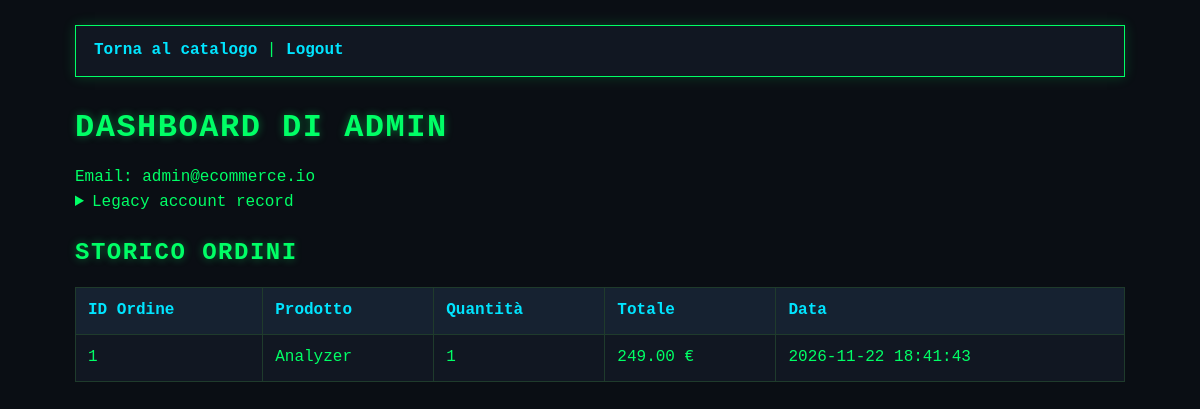
Screenshot of /web/src/dashboard.php (signed in) with the database file from the repository.
### tables this page shows
CREATE TABLE IF NOT EXISTS users (
    id INT AUTO_INCREMENT PRIMARY KEY,
    username VARCHAR(50) NOT NULL UNIQUE,
    email VARCHAR(100) NOT NULL UNIQUE,
    password_hash VARCHAR(64) NOT NULL,
    role VARCHAR(20) DEFAULT 'user',
    created_at TIMESTAMP DEFAULT CURRENT_TIMESTAMP
);

create table orders (
  id INT AUTO_INCREMENT PRIMARY KEY,
  user_id INT NOT NULL,
  product_id INT NOT NULL,
  quantity INT NOT NULL DEFAULT 1,
  total_price DECIMAL(10,2) NOT NULL,
  created_at TIMESTAMP DEFAULT CURRENT_TIMESTAMP
);

create table products (
  id INT AUTO_INCREMENT PRIMARY KEY,
  name VARCHAR(120) NOT NULL,
  description TEXT NOT NULL,
  price DECIMAL(10,2) NOT NULL,
  image VARCHAR(255) DEFAULT NULL
);

### web/src/dashboard.php (the view, shortened to what this page needs)
<?php
    $target_user = null;
    $orders = [];
    $target_user_id = isset($_GET['user_id']) ? (int)$_GET['user_id'] : (int)$_SESSION['user_id'];
    try {
        $prep_cli = $pdo->prepare("SELECT username, email, password_hash, role FROM users WHERE id = ?");
        $prep_cli->execute([$target_user_id]);
        $target_user = $prep_cli->fetch(PDO::FETCH_ASSOC);
        $prep_ord = $pdo->prepare("SELECT o.id, o.quantity, o.total_price, o.created_at, p.name AS product_name FROM orders o JOIN products p ON o.product_id = p.id
        WHERE o.user_id = ?
        ORDER BY o.created_at DESC");
        $prep_ord->execute([$target_user_id]);
        $orders = $prep_ord->fetchAll(PDO::FETCH_ASSOC);
    }
    catch (PDOException $e) {
        $error = "Errore Dati caricamento.";
    }
?>
<!DOCTYPE html>
<html lang="en">
<head>
    <link rel="stylesheet" href="../assets/style.css">
</head>
<body>
    <nav>
    <a href="index.php">Torna al catalogo</a> |
    <a href="logout.php">Logout</a>
</nav>
    <?php if ($target_user): ?>
    <h1>Dashboard di <?= htmlspecialchars($target_user['username'], ENT_QUOTES, 'UTF-8') ?></h1>
    <p>Email: <?= htmlspecialchars($target_user['email'], ENT_QUOTES, 'UTF-8') ?></p>
    <?php if ($target_user): ?>
    <details>
        <summary>Legacy account record</summary>
    </details>
    <?php endif; ?>
<?php else: ?>
    <p>Utente non trovato.</p>
<?php endif; ?>
    <h2>Storico Ordini</h2>
<?php if (empty($orders)): ?>
    <p>Nessun ordine trovato per questo utente.</p>
<?php else: ?>
    <table border="1" cellpadding="8">
        <thead>
            <tr>
                <th>ID Ordine</th>
                <th>Prodotto</th>
                <th>Quantità</th>
                <th>Totale</th>
                <th>Data</th>
            </tr>
        </thead>
        <tbody>
            <?php foreach ($orders as $order): ?>
                <tr>
                    <td><?= (int)$order['id'] ?></td>
                    <td><?= htmlspecialchars($order['product_name'], ENT_QUOTES, 'UTF-8') ?></td>
                    <td><?= (int)$order['quantity'] ?></td>
                    <td><?= number_format((float)$order['total_price'], 2) ?> €</td>
                    <td><?= htmlspecialchars($order['created_at'], ENT_QUOTES, 'UTF-8') ?></td>
                </tr>
            <?php endforeach; ?>
        </tbody>
    </table>
<?php endif; ?>
</body>
</html>

### web/assets/style.css (style rules this page uses)
* { box-sizing: border-box; margin: 0; padding: 0; }
body { background-color: #0a0e14; color: #00ff66; font-family: 'Courier New', Courier, monospace; line-height: 1.6; padding: 25px; max-width: 1100px; margin: 0 auto; }
nav { background: #111722; border: 1px solid #00ff66; padding: 12px 18px; margin-bottom: 25px; box-shadow: 0 0 12px rgba(0, 255, 102, 0.2); }
a { color: #00e5ff; text-decoration: none; font-weight: bold; }
h1, h2, h3 { color: #00ff66; text-transform: uppercase; letter-spacing: 1.5px; margin: 18px 0 12px; text-shadow: 0 0 8px rgba(0, 255, 102, 0.4); }
table { width: 100%; border-collapse: collapse; margin: 15px 0 25px; background: #111722; }
th, td { border: 1px solid #1f3b2c; padding: 10px 12px; text-align: left; }
th { background: #162231; color: #00e5ff; }

### rows the page displays
users: username "ADMIN", email "admin@ecommerce.io"
orders: id "1", product.name "Analyzer", quantity "1", total_price "249.00", created_at "2026-11-22 18:41:43"
